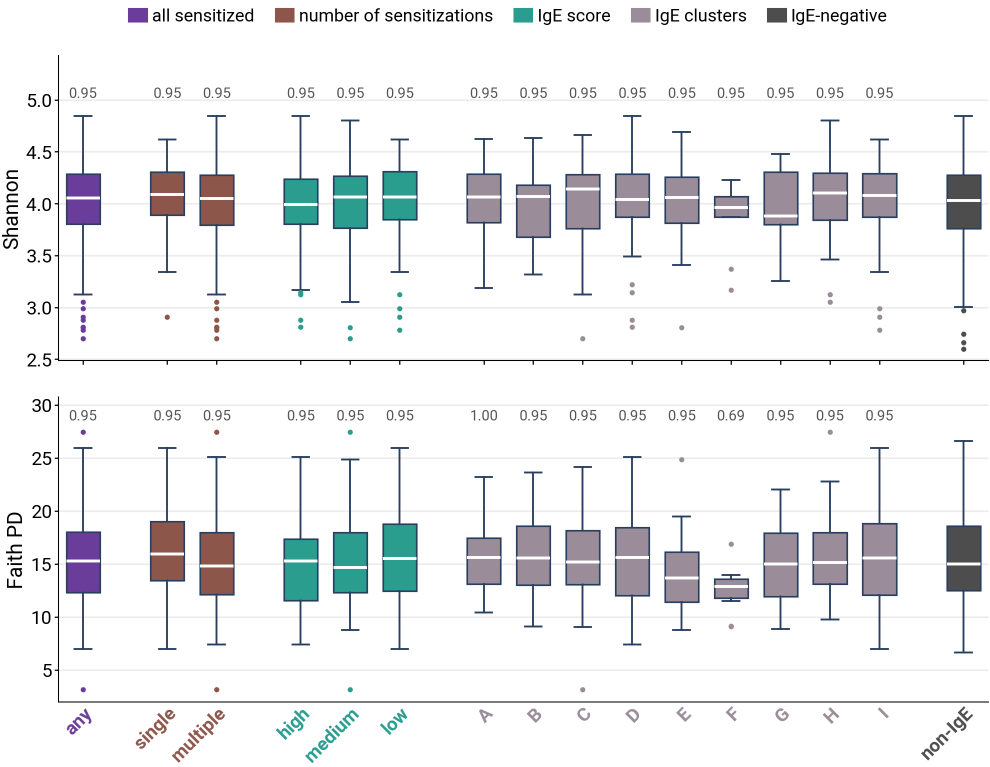
#> input picture revision/results/figures/review/fig4A_alpha.png, 1979 x 1534 px (shown at 1/2 size)
$ python 06r_fig4_assemble.py
#> lines starting #> are read from the running program, lines starting #| are printed output that depends on the picture
#!/usr/bin/env python
"""
Module 06r - assemble the manuscript Figure 4 from its panel files, so the
composite is rebuilt by script whenever a panel changes (the previous composite
was assembled by hand and fell behind the panel fixes of the co-author review).

Layout (as the manuscript figure):
  left   A  alpha diversity                06o -> fig4A_alpha.png
         B  family composition             06n -> fig4B_family_composition.png
  right  C  LinDA volcanoes (2x2)          06k --set score --compact
            ANCOM-BC2 volcanoes (2x2)      06k --set score --compact --method ANCOMBC2
All panels are 300 dpi with the same font sizes; the taller column is scaled
down (never up) so both columns end at the same height.

Run the four panel scripts first. Runs in scont_plots.
Output: results/figures/review/fig4_composite.{png,pdf}
Usage:  python revision/analysis/06r_fig4_assemble.py
"""

from pathlib import Path

from PIL import Image, ImageDraw, ImageFont

REV = Path(__file__).resolve().parent.parent
FIG = REV / "results" / "figures" / "review"
FONTS = Path.home() / ".local/share/fonts/roboto"
DPI = 300
NAVY = "#2a3f5f"
PANELS = {"A": "fig4A_alpha.png", "B": "fig4B_family_composition.png",
          "LinDA": "fig4_volcanoes_contrasts_score_compact.png",
          "ANCOM-BC2": "fig4_volcanoes_contrasts_score_ancombc2_compact.png"}
MARGIN, GAP, COL_GAP, LETTER_W, HEADER_H = 40, 70, 110, 90, 90

im = {k: Image.open(FIG / f).convert("RGB") for k, f in PANELS.items()}
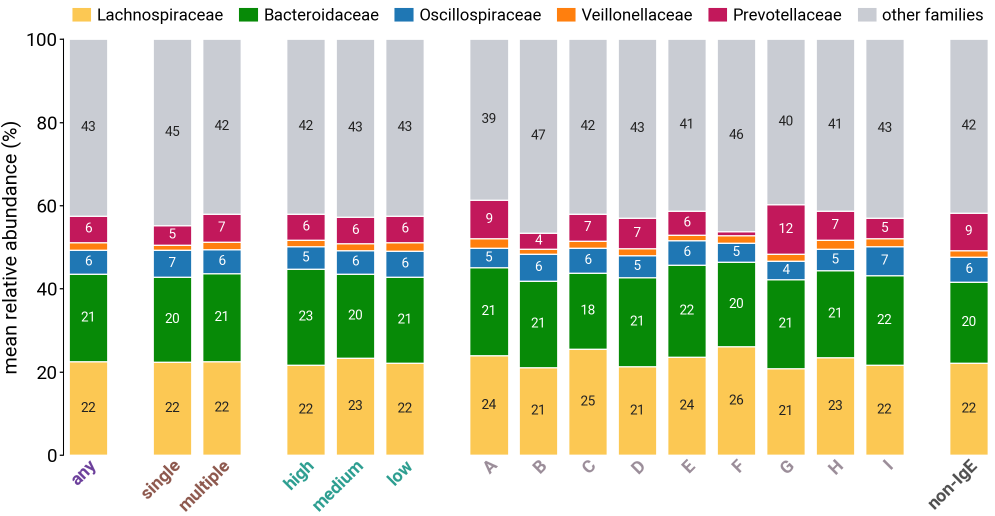
#> input picture revision/results/figures/review/fig4B_family_composition.png, 1990 x 1032 px (shown at 1/2 size)
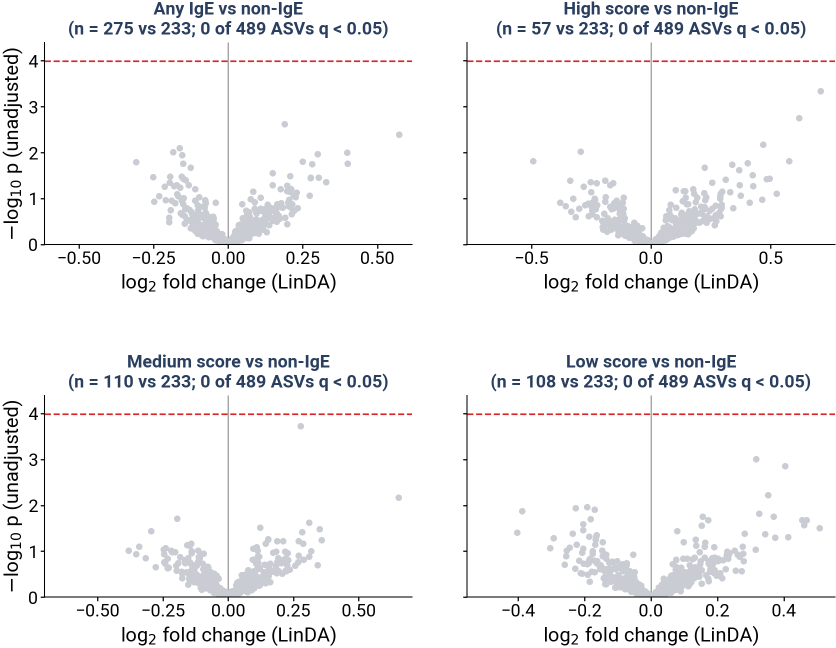
#> input picture revision/results/figures/review/fig4_volcanoes_contrasts_score_compact.png, 1672 x 1296 px (shown at 1/2 size)
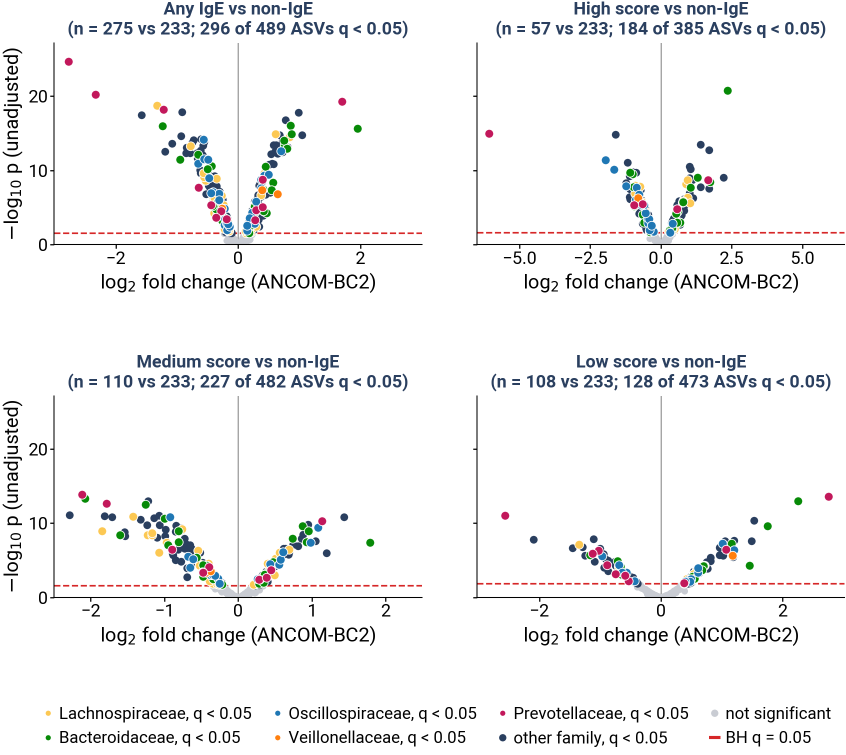
#> input picture revision/results/figures/review/fig4_volcanoes_contrasts_score_ancombc2_compact.png, 1692 x 1510 px (shown at 1/2 size)
#> im = 4 items
letter_font = ImageFont.truetype(str(FONTS / "Roboto-700-normal.ttf"), 72)
header_font = ImageFont.truetype(str(FONTS / "Roboto-500-normal.ttf"), 50)


def scaled(img, factor):
    if abs(factor - 1) < 1e-3:
        return img
    return img.resize((round(img.width * factor), round(img.height * factor)), Image.LANCZOS)


# left column: A and B at a common width (they share the stratum x-axis)
wl = max(im["A"].width, im["B"].width)
#> wl = 1990
left = [scaled(im[k], wl / im[k].width) for k in ("A", "B")]
#> left = 2 items
# right column: the two volcano blocks at a common width, each under a header
wr = max(im["LinDA"].width, im["ANCOM-BC2"].width)
#> wr = 1692
right = [scaled(im[k], wr / im[k].width) for k in ("LinDA", "ANCOM-BC2")]
#> call 3 of scaled, with factor = 1.01
#> in scaled (call 3), `return img.resize((round(img.width * factor), round(img.height * facto..`:
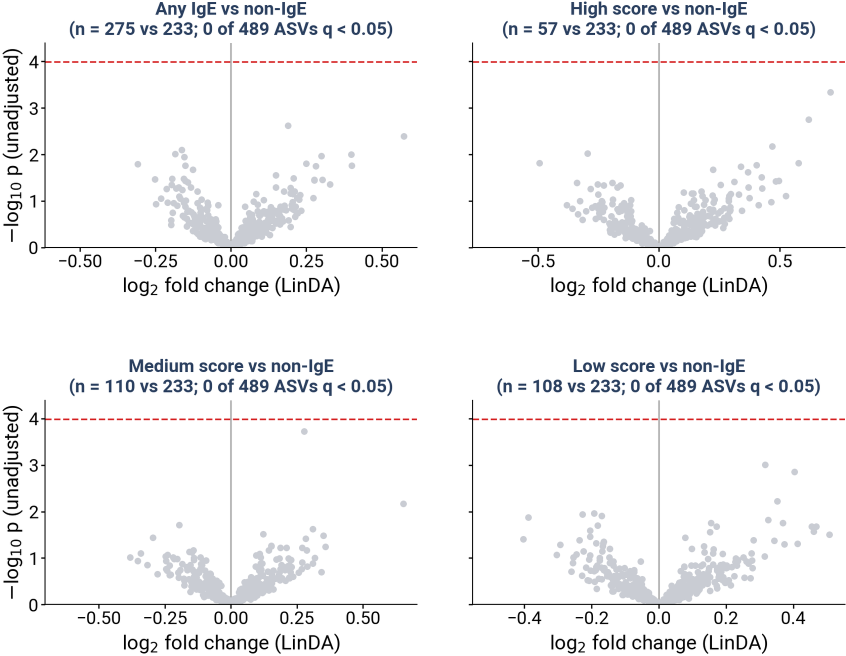
#> returned value: PIL image 1692x1312 RGB (shown at 1/2 size); mean R, G, B 244.3, 244.2, 245
#> right = 2 items

hl = sum(i.height for i in left) + GAP
#> hl = 2645
hr = sum(i.height for i in right) + 2 * HEADER_H + GAP
#> hr = 3072
if hr > hl:   # shrink the taller column's images to match
    f = (hl - 2 * HEADER_H - GAP) / sum(i.height for i in right)
#> f = 0.849
    right = [scaled(i, f) for i in right]
#> in scaled (call 6), `return img.resize((round(img.width * factor), round(img.height * facto..`:
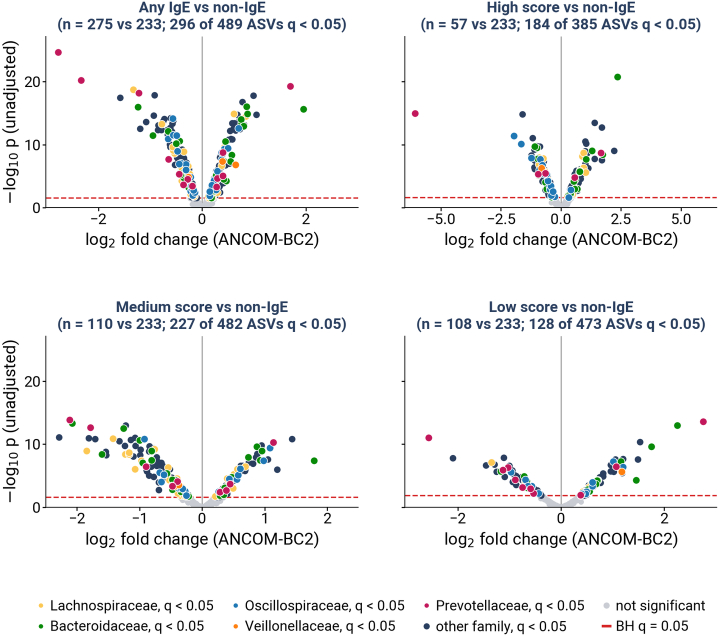
#> returned value: PIL image 1436x1282 RGB (shown at 1/2 size); mean R, G, B 242.5, 242.7, 243.1
else:
    f = (hr - GAP) / sum(i.height for i in left)
    left = [scaled(i, f) for i in left]
h = max(sum(i.height for i in left) + GAP, sum(i.height for i in right) + 2 * HEADER_H + GAP)
#> h = 2645
wl, wr = max(i.width for i in left), max(i.width for i in right)
#> wr = 1436

W = MARGIN + LETTER_W + wl + COL_GAP + LETTER_W + wr + MARGIN
#> W = 3796
H = MARGIN + h + MARGIN
#> H = 2725
canvas = Image.new("RGB", (W, H), "white")
#> canvas: PIL image 3796x2725 RGB; every value is 255
draw = ImageDraw.Draw(canvas)

x0, y = MARGIN + LETTER_W, MARGIN
for letter, img in zip("AB", left):
    canvas.paste(img, (x0, y))
    draw.text((MARGIN, y), letter, font=letter_font, fill="black")
    y += img.height + GAP
#> this loop made 2 passes
#> (letter, y) on passes 1 to 2: ('A', 1653), ('B', 2755)
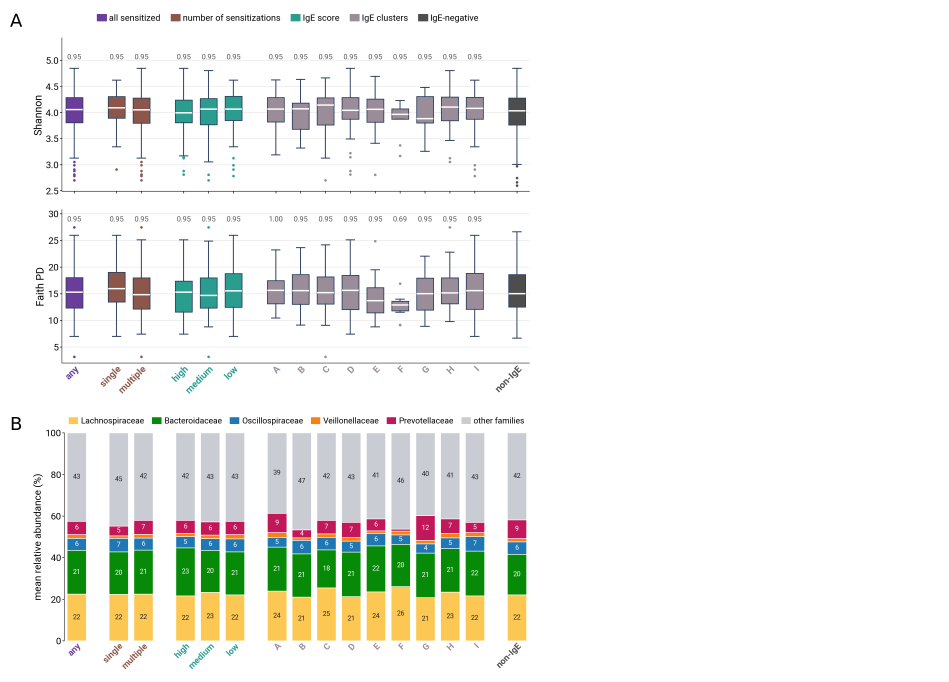
#> canvas: PIL image 3796x2725 RGB (shown at 1/4 size); mean R, G, B 240.4, 241.5, 237.7
#> after the loop, y = 2755

x1, y = x0 + wl + COL_GAP + LETTER_W, MARGIN
#> x1 = 2320; y = 40
draw.text((x1 - LETTER_W, y), "C", font=letter_font, fill="black")
for name, img in zip(("LinDA", "ANCOM-BC2"), right):
    draw.text((x1 + wr / 2, y + HEADER_H / 2), name, font=header_font, fill=NAVY, anchor="mm")
    canvas.paste(img, (x1, y + HEADER_H))
    y += HEADER_H + img.height + GAP
#> this loop made 2 passes
#> (name, y) on passes 1 to 2: ('LinDA', 1313), ('ANCOM-BC2', 2755)
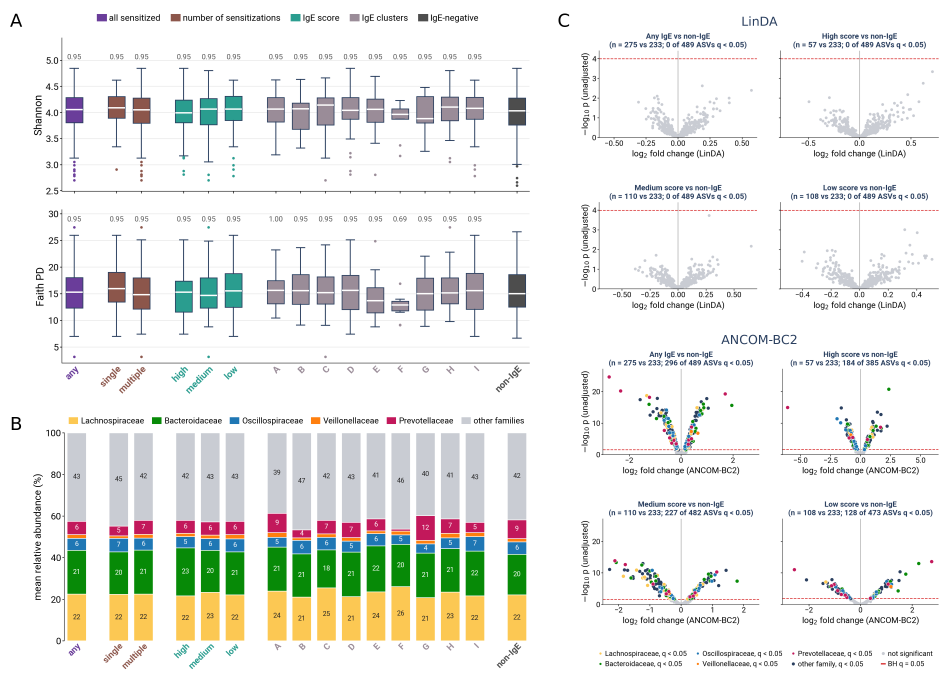
#> canvas: PIL image 3796x2725 RGB (shown at 1/4 size); mean R, G, B 236.4, 237.5, 233.9
#> after the loop, y = 2755

for ext in ("png", "pdf"):
    canvas.save(FIG / f"fig4_composite.{ext}", dpi=(DPI, DPI))
print(f"wrote {FIG}/fig4_composite.{{png,pdf}}  {W}x{H} px = {W / DPI:.1f} x {H / DPI:.1f} in;"
      f" right column scale {f:.2f}" if hr > hl else f" left column scale {f:.2f}")
#| wrote revision/results/figures/review/fig4_composite.{png,pdf}  3796x2725 px = 12.7 x 9.1 in; right column scale 0.85
